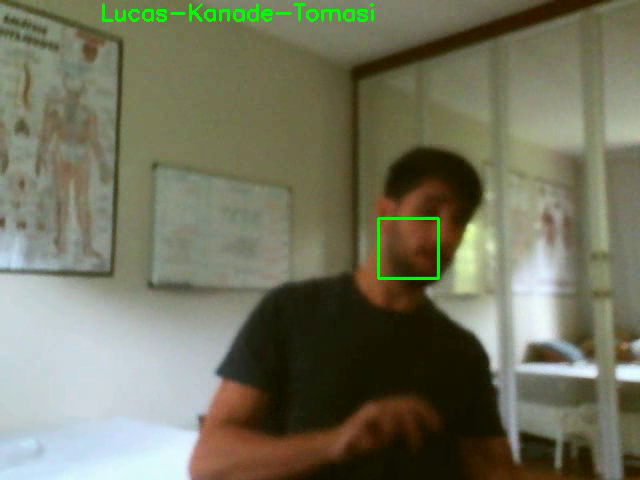
#> input picture frame 35 of ftv_comparisons.mp4, 640 x 480 px, given in place of moving.mp4, which was not available
$ python Projeto_Final.py
#> lines starting #> are read from the running program, lines starting #| are printed output that depends on the picture; pictures that were not available may be replaced by others from this repository, and a replacement may not be noted
import sys
import cv2
import matplotlib.pyplot as plt
import numpy as np
import pandas as pd

face_cascade = cv2.CascadeClassifier('/usr/local/share/OpenCV/haarcascades/haarcascade_frontalface_default.xml')

# funcao implementada para o backproject do histograma para o mean shift
def BackProject(im, hist):
    f = lambda x: hist[x] # lookup table para o vetor de histograma
    return f(im) # imagem aplicada no histograma

# funcao implementada para o calculo iterativo do centroide no mean shift
# [48 lines left out: functions MeanShift, hsv_histogram_for_window, bb_I, not called in this run]

# funcao implementada para de deteccao de face Viola Jones com cascatas de Haar
def detect_one_face(im):
    # converte para escala de cinza para mandar para a funcao
    gray=cv2.cvtColor(im, cv2.COLOR_BGR2GRAY)
    # aplica funcao
    faces = face_cascade.detectMultiScale(gray, 1.2, 8)
    if len(faces) == 0: # caso nenhuma face detectada, retorna zero
        return (0,0,0,0)
    if len(faces) > 1: # caso tenha sido mais de uma
        x,y,w,h = faces[0]
        a_max = w*h # calcular area da primeira
        n = 0
        # iterar em todas as faces identificadas e definir a com maior area
        for i in range(1, len(faces)):
            x,y,w,h = faces[i]
            a = w*h
            if(a>a_max):
                a_max = a
                n = i
        return faces[n] # retornar face com maior area
    else:
        return faces[0] # caso so uma tenha sido detectada, retorna-la

# funcao implementada para tracking com mean shift
def MS_FT(v, output_txt):
#> called with output_txt = 'Results/movingms.txt'
    output = open(output_txt,"w") # abre arquivo para salvar pontos
    track_window = (0,0,0,0)
    # le frames ate que a primeira face sera encontrada por Haar
    while True:
        ret ,frame = v.read()
#> frame is the input picture: shape (480, 640, 3); mean B, G, R 94.4, 116.2, 115.3
        if ret == False:
            return
        x,y,w,h = detect_one_face(frame)
#> in detect_one_face, `gray=cv2.cvtColor(im, cv2.COLOR_BGR2GRAY)`:
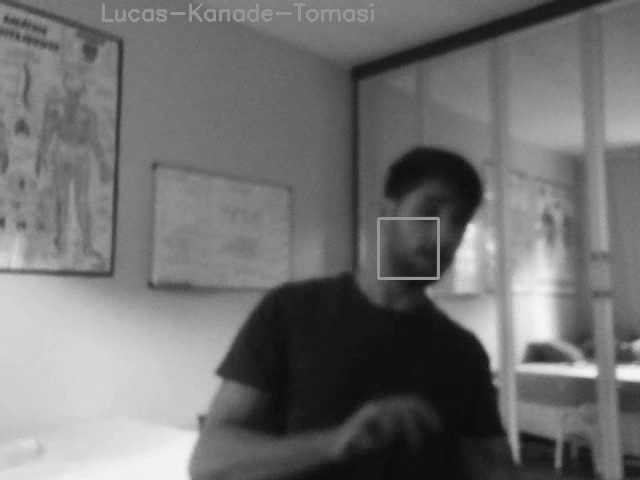
#> gray: shape (480, 640); min 10, max 248, mean 113.4
#> in detect_one_face, `faces = face_cascade.detectMultiScale(gray, 1.2, 8)`: faces = ()
#> x = 0; y = 0; w = 0; h = 0
        track_window = (x,y,w,h)
#> track_window = (0, 0, 0, 0)
        if((x,y,w,h) != (0,0,0,0)): # face encontrada definida como ROI inicial
            pt = track_window
            break
        pt = track_window
#> pt = (0, 0, 0, 0)
        output.write("%d,%d,%d,%d\n" % pt) # escrever frames nao identificados

    # calcular histograma do H da ROI
    roi_hist = hsv_histogram_for_window(frame, (x,y,w,h))
    # itera no video completo
    while True:
        ret ,frame = v.read() # le cada frame
        if ret == False:
            break
        timer = cv2.getTickCount() # inicializa temporizador para o fps
        x,y,w,h = detect_one_face(frame) # detecta uma face
        # atualiza histograma da ROI caso face tenha sido detectada
        if((x,y,w,h) != (0,0,0,0)):
            roi_hist = hsv_histogram_for_window(frame, (x,y,w,h))
            track_window = (x,y,w,h)
        hsv = cv2.cvtColor(frame,cv2.COLOR_BGR2HSV) # calcula HSV do frame
        dst = BackProject(hsv[:,:,0], roi_hist) # realiza backproject do histograma
        # aplica mean shift com max de 10 iteracoes
        track_window = MeanShift(dst, track_window, 10)
        x,y,w,h = track_window # atualizacao regiao
        pt = (x,y,w,h)
        output.write("%d,%d,%d,%d\n" % pt) # salva regiao no arquivo
        # calcula fps pelo tempo desde a deteccao de face
        fps = float(cv2.getTickFrequency() / (cv2.getTickCount() - timer))

    cv2.destroyAllWindows()
    v.release()
    output.close()
    return fps

# funcao implementada para tracking com mean shift e kalman
# [413 lines left out: functions MS_Kalman, CamShift_FT, LK_FT, Kalman_FT, Tracking, KCL_LK and 1 more, not called in this run]

# define diretorios do dataset utilizado
dataset_dir = 'Dataset/'
# define o nomes dos videos utilizados
names = ['moving','illumination','rotations',
          'occlusion','occ_rotations','jumping']
# define os metodos a serem aplicados
methods = ['ms', 'ms_k', 'kalman', 'lk',
           'camshift','kcf','kcf_lk', 'kcf_k']
output_dir = 'Results/' # diretorio dos resultados

# inicializa um dataframe para gerar tabelas
df = pd.DataFrame(index=methods,
                   columns=['E_m', 'E_sd', 'I_m', 'I_sd', 'TA', 'TE', 'FN', 'FPS'])
# para cada video iterar no loop
for name in names:
    print("Executando em: %s" % name)
    # para cada metodo iterar no loop
    for method in methods:
        print("    %s" % method)
        files_dir = dataset_dir + name + '/'
        video_dir = files_dir + name + '.mp4'
        v = cv2.VideoCapture(video_dir) # iniciar leitura do video
        if not v.isOpened():
            print("Could not open video")
            sys.exit()
        output_txt = output_dir + name + method + '.txt'
        fps = 0
        # interpreta e inicia funcao referente a cada metodo no loop, recebendo o fps
        if (method == 'kalman'):
            fps = Kalman_FT(v, output_txt)
            print("Kalman: %d", int(fps))
        elif (method == 'lk'):
            fps = LK_FT(v, output_txt)
            print("LK: %d", int(fps))
        elif (method == 'camshift'):
            fps = CamShift_FT(v, output_txt)
            print("CamShift: %d", int(fps))
        elif (method == 'kcf'):
            tracker = cv2.TrackerKCF_create()
            fps = Tracking(tracker, True, v, output_txt)
            print("KCF: %d", int(fps))
        elif (method == 'kcf_lk'):
            tracker = cv2.TrackerKCF_create()
            fps = KCL_LK(tracker, True, v, output_txt)
            print("KCL_LK: %d", int(fps))
        elif (method == 'kcf_k'):
            tracker = cv2.TrackerKCF_create()
            fps = KCL_Kalman(tracker, True, v, output_txt)
            print("KCL_Kalman: %d", int(fps))
        elif (method == 'ms'):
            fps = MS_FT(v, output_txt)
            print("MS_FT: %d", int(fps))
        elif (method == 'ms_k'):
            fps = MS_Kalman(v, output_txt)
            print("MS_Kalman: %d", int(fps))

        # abre arquivo com as marcacoes manuais dos videos, groundtruth (GT)
        file_gt = pd.read_csv(files_dir + "/groundtruth.txt", header=None, delimiter="\n")
        labels = np.array(file_gt[0].str.split(',', expand=True)) # interpreta o arquivo e salva GT como label
        # abre arquivo com as marcacoes acabadas de serem realizadas pelos metodos
        file_est = pd.read_csv(output_txt, header=None, delimiter="\n")
        estimates = np.array(file_est[0].str.split(',', expand=True)) # interpreta o arquivo e salva marcacoes como estimates

        i = 0
        E = []
        I = []
        FN = 0

        v = cv2.VideoCapture(video_dir) # reinicia video para comparacao do metodo com GT
        ret ,frame = v.read()

        x,y,w,h = (labels[i,:].astype(float)).astype(int) # pontos a serem identificados pelo GT
        x1,y1,w1,h1 = (estimates[i,:].astype(float)).astype(int) # pontos a serem identificados pelo metodo
        if((x1,y1,w1,h1) == (0,0,0,0)):
            FN+=1
        else:
            p = (int(x+w/2), int(y+h/2))
            p1 = (int(x1+w1/2), int(y1+h1/2))
            E.append(np.sqrt((p[0]-p1[0])**2 + (p[1]-p1[1])**2)) # calcula parte da metrica de erro
            I.append(bb_I([x,y,x+w,y+h],[x1,y1,x1+w1,y1+h1])) # calcula parte da intersecao pela uniao
            cv2.rectangle(frame, (x1,y1), (x1+w1, y1+h1), (255,0,0), 2) # desenha ROI do metodo (azul)
        cv2.rectangle(frame, (x,y), (x+w, y+h), (0,255,0), 2) # desenha ROI do metodo (verde)
        cv2.imshow('video',frame) # mostra resultados
        height, width, channels = frame.shape

        fourcc = cv2.VideoWriter_fourcc(*'mp4v') # escrita em um arquivo de video
        output_vid = "Results/Videos/" + name + "_" + method + '.mp4'
        out = cv2.VideoWriter(output_vid, fourcc, 15.0, (width, height))
        out.write(frame)

        for i in range(1, len(estimates)): # itera no vetor de estimativas
            ret ,frame = v.read() # le frame a frame
            x,y,w,h = (labels[i,:].astype(float)).astype(int)
            x1,y1,w1,h1 = (estimates[i,:].astype(float)).astype(int)
            if((x1,y1,w1,h1) == (0,0,0,0)): # caso medicao nao identificada, incrementa FN
                FN+=1
            else:
                p = (int(x+w/2), int(y+h/2))
                p1 = (int(x1+w1/2), int(y1+h1/2))
                E.append(np.sqrt((p[0]-p1[0])**2 + (p[1]-p1[1])**2))# calcula parte da metrica de erro
                I.append(bb_I([x,y,x+w,y+h],[x1,y1,x1+w1,y1+h1])) # calcula parte da intersecao pela uniao
                cv2.rectangle(frame, (x1,y1), (x1+w1, y1+h1), (255,0,0), 2) # desenha ROI do metodo (azul)
            cv2.rectangle(frame, (x,y), (x+w, y+h), (0,255,0), 2) # desenha ROI do metodo (verde)
            out.write(frame) # escreve no arquivo
            cv2.imshow('video',frame) # mostra resultado
            if (cv2.waitKey(1) & 0xFF) == ord('q'): # permite comando de parada pela tecla q
                break

        out.release()
        cv2.destroyAllWindows()
        v.release()

        # calcula metricas resultantes
        E = np.array(E)
        E_m = (np.sum(E))/len(E) # metrica de erro medio
        df['E_m'][method] = float('%.2f'%E_m) # coloca no dataframe
        E_sd = np.sqrt(np.sum(np.power(E - E_m, 2))/len(E)) # metrica do desvio padrao do erro
        df['E_sd'][method] = float('%.2f'%E_sd) # coloca no dataframe
        I = np.array(I)
        TA_tmp = np.copy(I)
        TE_tmp = np.copy(I)
        I_m = (np.sum(I))/len(I) # calcula intersecao pela uniao media
        df['I_m'][method] = float('%.2f'%I_m) # coloca no dataframe
        I_sd = np.sqrt(np.sum(np.power(I - I_m, 2))/len(I)) # calcula desvio padrao intersecao pela uniao
        df['I_sd'][method] = float('%.2f'%I_sd) # coloca no dataframe
        thres_H = 0.7 # threshold da taxa de acerto
        thres_M = 0.3 # threshold da taxa de erro
        TA_tmp = np.where(TA_tmp>=thres_H, 1, 0)
        TA = 100*((np.sum(TA_tmp))/len(TA_tmp)) # calcula taxa de acerto
        TE_tmp = np.where(TE_tmp<=thres_M, 1, 0)
        TE = 100*((np.sum(TE_tmp))/len(TE_tmp)) # calcula taxa de erro
        FN = 100*(FN/i)
        df['TA'][method] = float('%.2f'%TA) # coloca no dataframe
        df['TE'][method] = float('%.2f'%TE) # coloca no dataframe
        df['FN'][method] = float('%.2f'%FN) # coloca no dataframe
        df['FPS'][method] = int(fps)  # coloca no dataframe

    df.to_csv(output_dir + 'Tables/' + name + '.csv') # cria arquivo csv a partir do dataframe

$ run again, starting later in the video
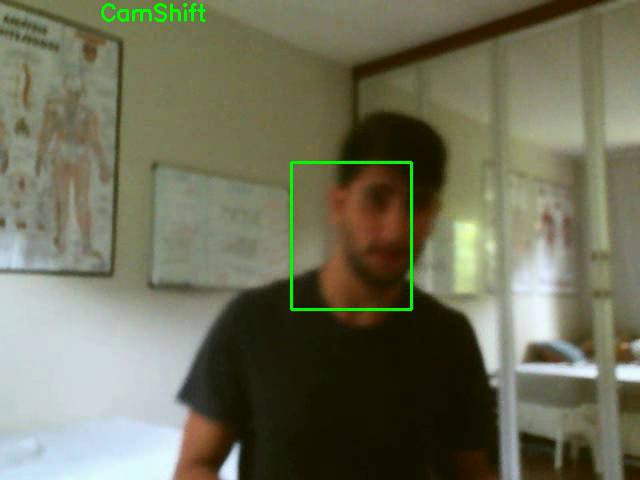
#> input picture frame 159 of ftv_comparisons.mp4, 640 x 480 px, given in place of moving.mp4, which was not available
#> in MS_FT, frame is the input picture: shape (480, 640, 3); mean B, G, R 89.6, 112.4, 111
#> faces = ()
#> in MS_FT, `x,y,w,h = detect_one_face(frame)`: x = 0
#> in MS_FT, `track_window = (x,y,w,h)`: track_window = (0, 0, 0, 0)
#> in hsv_histogram_for_window, `c,r,w,h = window`: c = 291; r = 166; w = 129
#> hsv_roi: shape (129, 129, 3); mean H, S, V 18.6, 196.5, 81.9
#> in hsv_histogram_for_window, `roi_hist = cv2.calcHist([hsv_roi],[0],None,[180],[0,180])`: roi_hist = 180 values, max 1969 at index 13, min 0 at index 0, mean 92.45
#> in MS_FT, `x,y,w,h = detect_one_face(frame)`: x = 278; y = 165; w = 139
#> roi: shape (139, 139, 3)
#> hsv_roi: shape (139, 139, 3); mean H, S, V 18.5, 196.6, 80.3
#> in MS_FT, `roi_hist = hsv_histogram_for_window(frame, (x,y,w,h))`: roi_hist = 180 values, max 2079 at index 12, min 0 at index 0, mean 107.3
#> in MS_FT, `track_window = (x,y,w,h)`: track_window = (278, 165, 139, 139)
#> hsv: shape (480, 640, 3); mean H, S, V 36.5, 107.4, 112.3
#> in MeanShift, `x,y,w,h = window`: x = 278; y = 165; w = 139
#> the loop in MeanShift, `for k in range(stop):` made 4 passes
#> after the loop in MeanShift, `for k in range(stop):`:
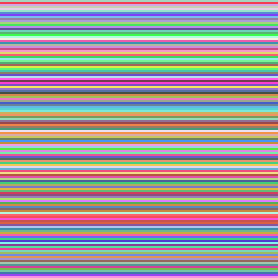
#> ii: shape (139, 139) int64 (shown 2 times larger); 139 distinct labels, from 1 to 139; one colour per label, 0 black
#> after the loop in MeanShift, `for k in range(stop):`:
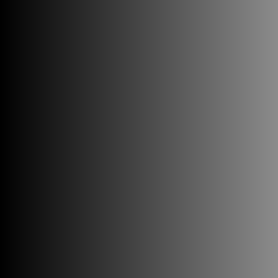
#> jj: shape (139, 139) int64 (shown 2 times larger); min 1, max 139, mean 70
#> in MS_FT, `track_window = MeanShift(dst, track_window, 10)`: track_window = (264, 175, 139, 139)
#> in MS_FT, `x,y,w,h = track_window`: x = 264; y = 175
#> in MS_FT, `pt = (x,y,w,h)`: pt = (264, 175, 139, 139)

$ run again, starting later in the video
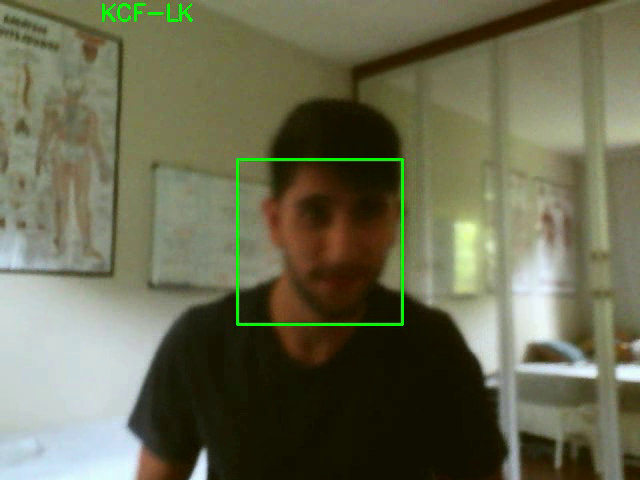
#> input picture frame 283 of ftv_comparisons.mp4, 640 x 480 px, given in place of moving.mp4, which was not available
#> in MS_FT, frame is the input picture: shape (480, 640, 3); mean B, G, R 81.4, 106.6, 105.4
#> faces = ()
#> in MS_FT, `x,y,w,h = detect_one_face(frame)`: x = 0
#> in MS_FT, `track_window = (x,y,w,h)`: track_window = (0, 0, 0, 0)
#> in hsv_histogram_for_window, `c,r,w,h = window`: c = 223; r = 163; w = 168
#> hsv_roi: shape (168, 168, 3); mean H, S, V 20.1, 202.7, 72.3
#> in hsv_histogram_for_window, `roi_hist = cv2.calcHist([hsv_roi],[0],None,[180],[0,180])`: roi_hist = 180 values, max 2703 at index 13, min 0 at index 0, mean 156.8
#> hsv: shape (480, 640, 3); mean H, S, V 33.7, 121.2, 105.5
#> in MeanShift, `x,y,w,h = window`: x = 223; y = 163; w = 168
#> the loop in MeanShift, `for k in range(stop):` made 3 passes
#> after the loop in MeanShift, `for k in range(stop):`:
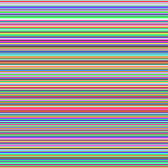
#> ii: shape (168, 168) int64; 168 distinct labels, from 1 to 168; one colour per label, 0 black
#> after the loop in MeanShift, `for k in range(stop):`:
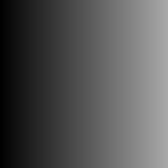
#> jj: shape (168, 168) int64; min 1, max 168, mean 84.5
#> in MS_FT, `track_window = MeanShift(dst, track_window, 10)`: track_window = (217, 167, 168, 168)
#> in MS_FT, `x,y,w,h = track_window`: x = 217; y = 167; w = 168
#> in MS_FT, `pt = (x,y,w,h)`: pt = (217, 167, 168, 168)
